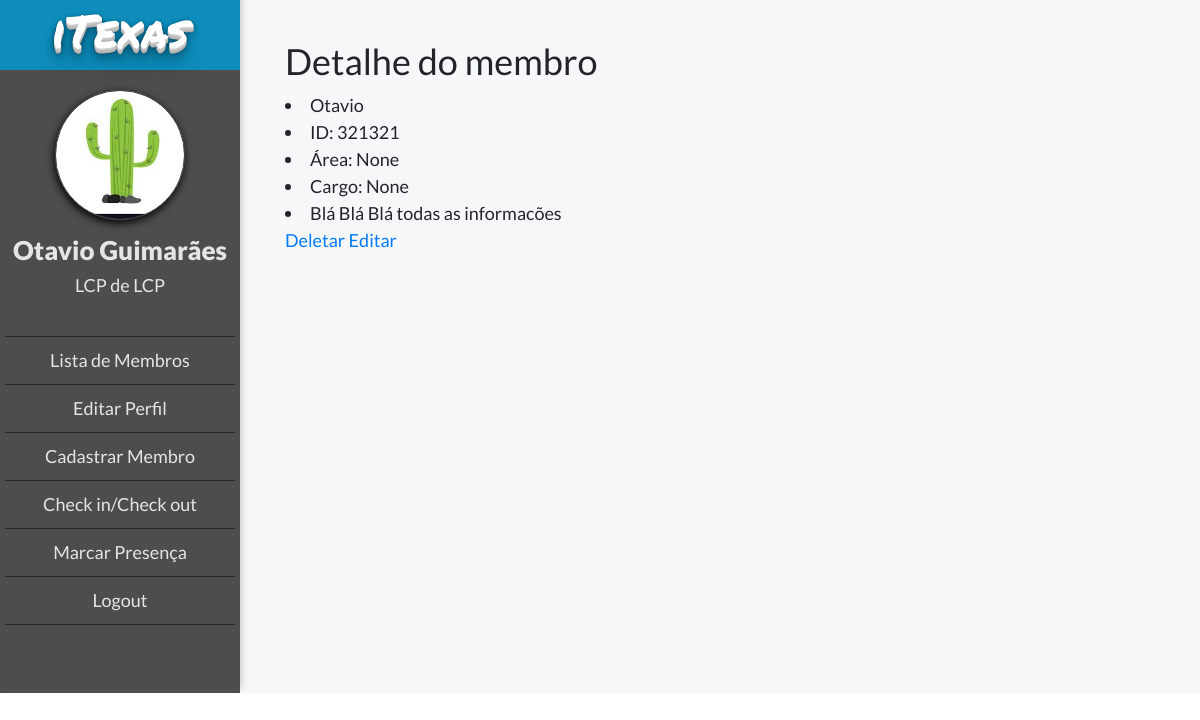
Before: /members/view/321321 (signed in) with the older database file.
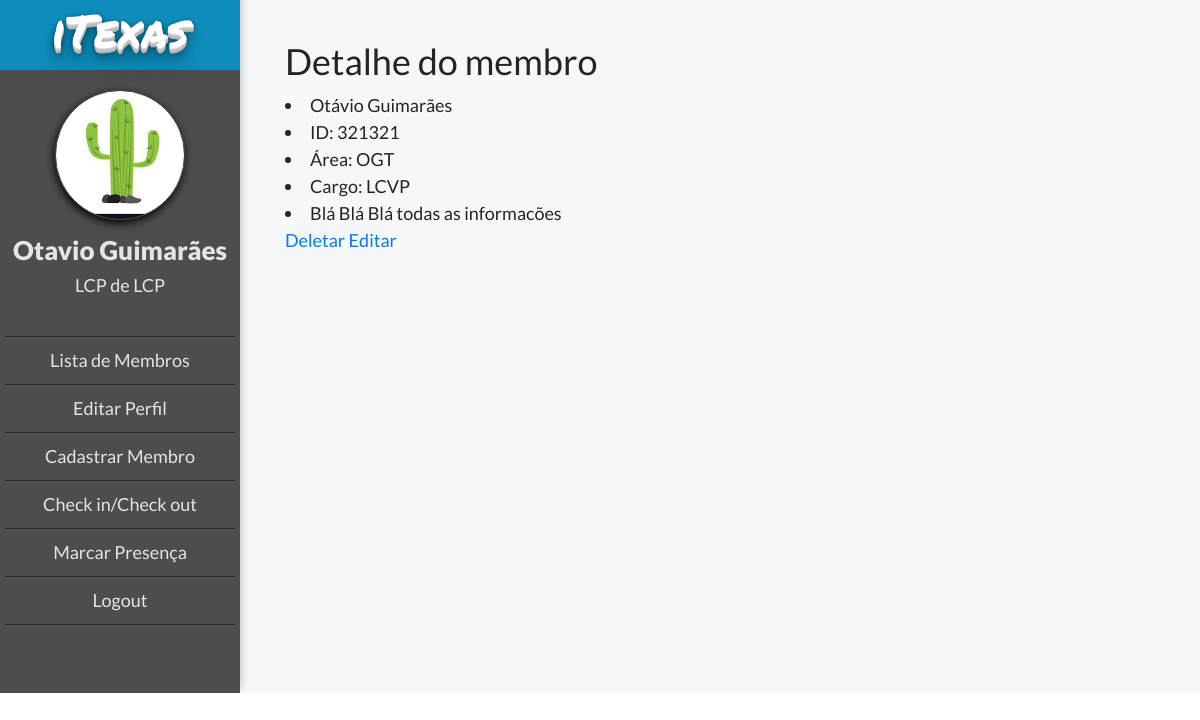
After: the same page with the newer database file.
### members/models.py (models this page shows, shortened)
class MyUser(AbstractBaseUser):
    POST = (('1,', 'LCP'), ('2', 'LCVP'), ('3', 'TLB'), ('4', 'Membro'))
    DEPARTMENT = (
    ('1', 'LCP'), ('2', 'PM'), ('3', 'F&L'), ('4', 'B2C'), ('5', 'B2B'), ('6', 'OGE'), ('7', 'OGT'), ('8', 'OGV'),
    ('9', 'IGE'), ('10', 'IGT'),)
    email = models.EmailField(verbose_name='E-mail', max_length=255, unique=True)
    podio_code = models.CharField(max_length=10, verbose_name='ID do Podio', unique=True)
    first_name = models.CharField(max_length=20, verbose_name='Nome')
    last_name = models.CharField(max_length=20, verbose_name='Sobrenome')
    is_active = models.BooleanField(default=True)
    is_admin = models.BooleanField(default=False)
    post = models.CharField(max_length=2, choices=POST, blank=True, null=True, verbose_name='Cargo')
    department = models.CharField(max_length=2, choices=DEPARTMENT, blank=True, null=True, verbose_name='Área')
    leader = models.ForeignKey("MyUser", blank=True, null=True, on_delete=models.SET_NULL, verbose_name='Líder')
    is_working = models.BooleanField(default=False)
    objects = MyUserManager()
    USERNAME_FIELD = 'podio_code'
    REQUIRED_FIELDS = ['email', 'first_name']

### members/views.py (the view)
# urls.py: path('view/<int:podio_code>', views.member_view, name='member_view'),
@login_required
def member_view(request, podio_code):
    user = get_object_or_404(MyUser, podio_code=podio_code)
    return render(request, 'members/member_detail.html', {'user': user, 'request_user': request.user})

### templates/members/member_detail.html (shortened to what this page needs)
{% extends "base.html" %}
{% if user.is_authenticated %}
    {% block body_block %}
    <h2>Detalhe do membro</h2>
                <li> {{ user.first_name  }} {{ user.last_name }}</li>
                <li> ID: {{ user.podio_code }}</li>
                <li> Área: {{ user.get_department_display }}</li>
                <li> Cargo: {{ user.get_post_display }}</li>
                <li> Blá Blá Blá todas as informacões</li>
        <a href="{% url 'member_delete' user.podio_code %}">Deletar</a>
        <a href="{% url 'member_edit' user.podio_code %}">Editar</a>
    {% endblock %}
{% else %}
    <h2>Logar</h2>
{% endif %}

Changed rows visible on the page:
removed MyUser: first_name "Otavio", podio_code "321321", department "None", post "None"
added MyUser: first_name "Otávio", last_name "Guimarães", podio_code "321321", department "OGT", post "LCVP"
